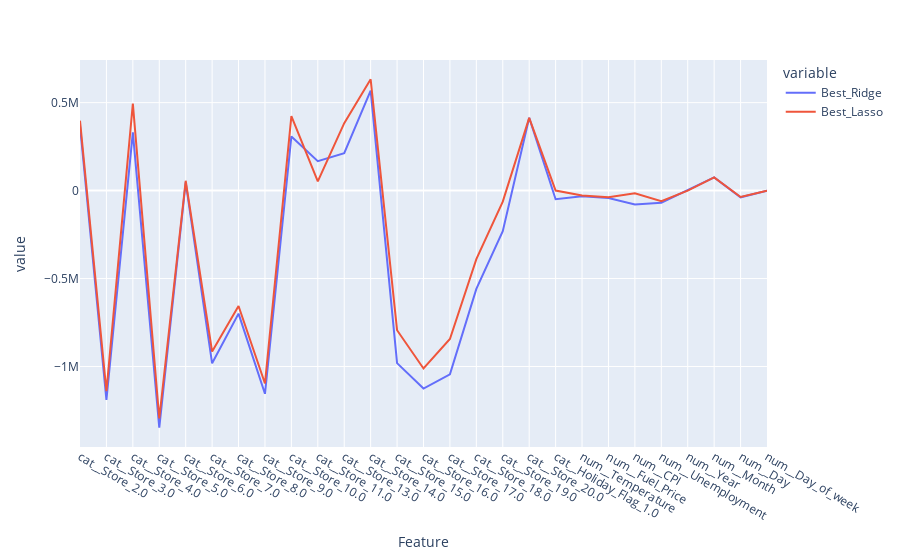

Source (notebook cell):
### Code cell
# Plot best ridge and best lasso 
fig = px.line(coefficients, x = 'Feature', y = ['Best_Ridge', 'Best_Lasso'])
fig.show()

### Figure 1 — Plotly figure (JSON) as saved in the notebook; plotly's stock layout.template omitted (floating-point values rounded to 4 significant figures)
{"data": [{"hovertemplate": "variable=Best_Ridge<br>Feature=%{x}<br>value=%{y}<extra></extra>", "legendgroup": "Best_Ridge", "line": {"color": "#636efa", "dash": "solid"}, "marker": {"symbol": "circle"}, "mode": "lines", "name": "Best_Ridge", "orientation": "v", "showlegend": true, "type": "scatter", "x": ["cat__Store_2.0", "cat__Store_3.0", "cat__Store_4.0", "cat__Store_5.0", "cat__Store_6.0", "cat__Store_7.0", "cat__Store_8.0", "cat__Store_9.0", "cat__Store_10.0", "cat__Store_11.0", "cat__Store_13.0", "cat__Store_14.0", "cat__Store_15.0", "cat__Store_16.0", "cat__Store_17.0", "cat__Store_18.0", "cat__Store_19.0", "cat__Store_20.0", "cat__Holiday_Flag_1.0", "num__Temperature", "num__Fuel_Price", "num__CPI", "num__Unemployment", "num__Year", "num__Month", "num__Day", "num__Day_of_week"], "xaxis": "x", "y": [369400.0, -1190000.0, 331300.0, -1348000.0, 46620.0, -981700.0, -699300.0, -1155000.0, 307800.0, 167000.0, 213200.0, 568500.0, -980900.0, -1125000.0, -1044000.0, -558600.0, -230800.0, 414400.0, -48820.0, -31560.0, -41560.0, -79310.0, -68880.0, 4297.0, 75060.0, -38150.0, 0], "yaxis": "y"}, {"hovertemplate": "variable=Best_Lasso<br>Feature=%{x}<br>value=%{y}<extra></extra>", "legendgroup": "Best_Lasso", "line": {"color": "#EF553B", "dash": "solid"}, "marker": {"symbol": "circle"}, "mode": "lines", "name": "Best_Lasso", "orientation": "v", "showlegend": true, "type": "scatter", "x": ["cat__Store_2.0", "cat__Store_3.0", "cat__Store_4.0", "cat__Store_5.0", "cat__Store_6.0", "cat__Store_7.0", "cat__Store_8.0", "cat__Store_9.0", "cat__Store_10.0", "cat__Store_11.0", "cat__Store_13.0", "cat__Store_14.0", "cat__Store_15.0", "cat__Store_16.0", "cat__Store_17.0", "cat__Store_18.0", "cat__Store_19.0", "cat__Store_20.0", "cat__Holiday_Flag_1.0", "num__Temperature", "num__Fuel_Price", "num__CPI", "num__Unemployment", "num__Year", "num__Month", "num__Day", "num__Day_of_week"], "xaxis": "x", "y": [397700.0, -1141000.0, 494900.0, -1296000.0, 55900.0, -915500.0, -656000.0, -1097000.0, 423700.0, 52640.0, 383400.0, 632500.0, -793700.0, -1011000.0, -843400.0, -389700.0, -62690.0, 413200.0, 0, -27480.0, -38330.0, -15190.0, -59810.0, 0, 74850.0, -36110.0, 0], "yaxis": "y"}], "layout": {"legend": {"title": {"text": "variable"}, "tracegroupgap": 0}, "margin": {"t": 60}, "xaxis": {"anchor": "y", "domain": [0, 1], "title": {"text": "Feature"}}, "yaxis": {"anchor": "x", "domain": [0, 1], "title": {"text": "value"}}}}
